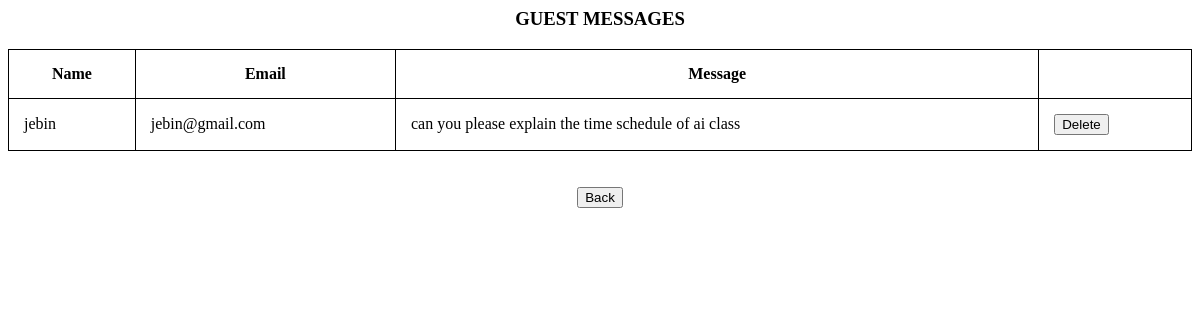
The page /guest on the database its author committed.
### learn/models.py (models this page shows)
class Messages(models.Model):
    Category = models.CharField(max_length=200, null=True)
    Name = models.CharField(max_length=200,null=True )
    From_email = models.EmailField(null=True)
    To_email = models.EmailField(null=True)
    Message_content = models.TextField(default='Nil', null=True)

### learn/views.py (the view)
# urls.py: path('guest',learn.views.g_m,name='guest'),
def g_m(request):
    bb = Messages.objects.filter(Category = 'guest')
    return render(request,'guest_message.html',{'bb':bb})

### Templates/guest_message.html (shortened to what this page needs)
{% load static %}
<html lang="en">
<head>
   <link rel="stylesheet" type="text/css" href="{% static 'trt.css' %}">
</head>
<body class= "pic" background="{% static 'trt.jpg' %}" >
<h3 align="center">GUEST MESSAGES</h3>
<table  style="width:100%">
   <tr>
      <th>
         Name
      </th>
      <th>
         Email
      </th>
      <th>
         Message
      </th>
   </tr>
   {% for i in bb %}
   <tr>
      <td>
         {{i.Name}}
      </td>
      <td>
            {{i.From_email}}
      </td>
      <td>
         {{i.Message_content}}
      </td>
      <td>
         <button type="submit" onclick="location.href='{% url 'delete_g_msg' i.id %}'" name='del'>Delete</button>
      </td>
   </tr>
   {% endfor %}
</table><br><br>
<div align="center">
   <button type="submit" onclick="location.href='{% url 'admin_home' %}'" name='mybtn2'>Back</button>
</div>
</body>
</html>

### static/trt.css (style rules this page uses)
* { box-sizing: border-box }
.pic { background-repeat: no-repeat; background-attachment: fixed; background-size: cover; background-size: 100%; }

### Templates/guest_message.html (style rules this page uses)
table, th, td { border: 1px solid black; border-collapse: collapse; }
th, td { padding: 15px; }

### rows shown on the page
Messages: Name "jebin", From_email "jebin@gmail.com", Message_content "can you please explain the time schedule of ai class"
